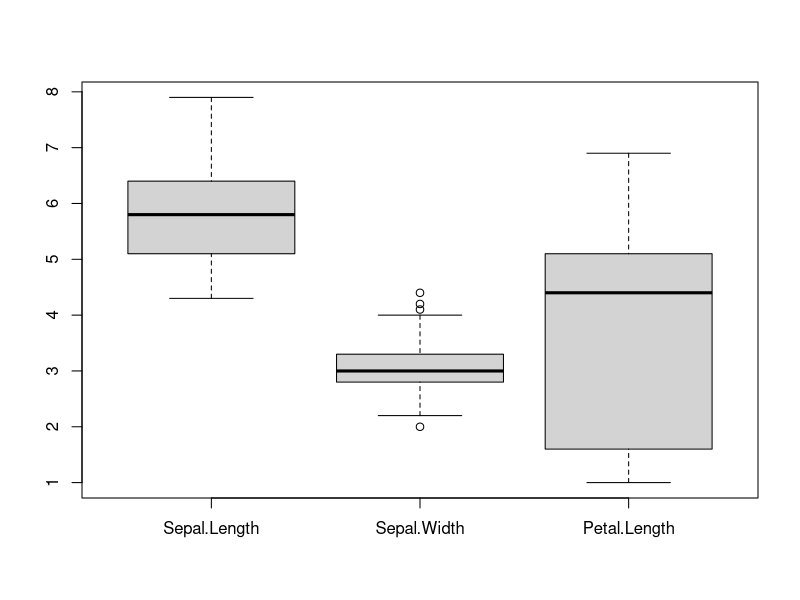
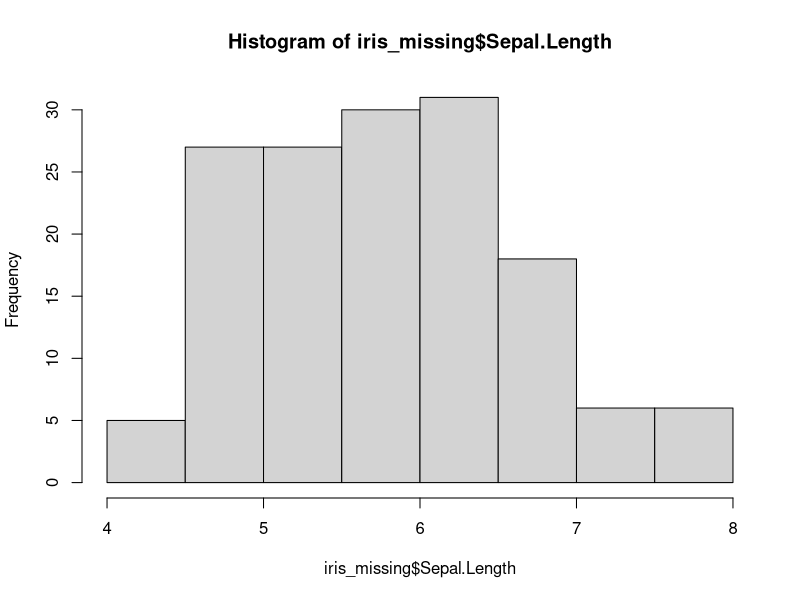
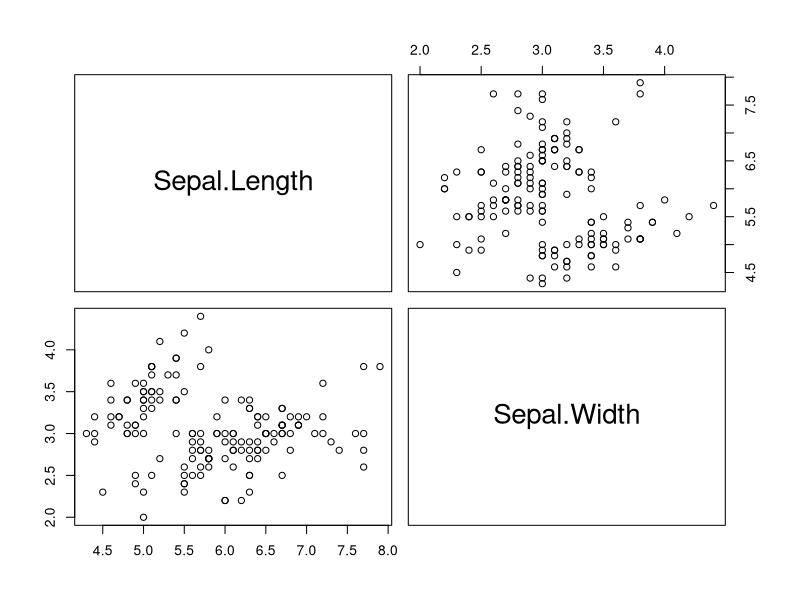
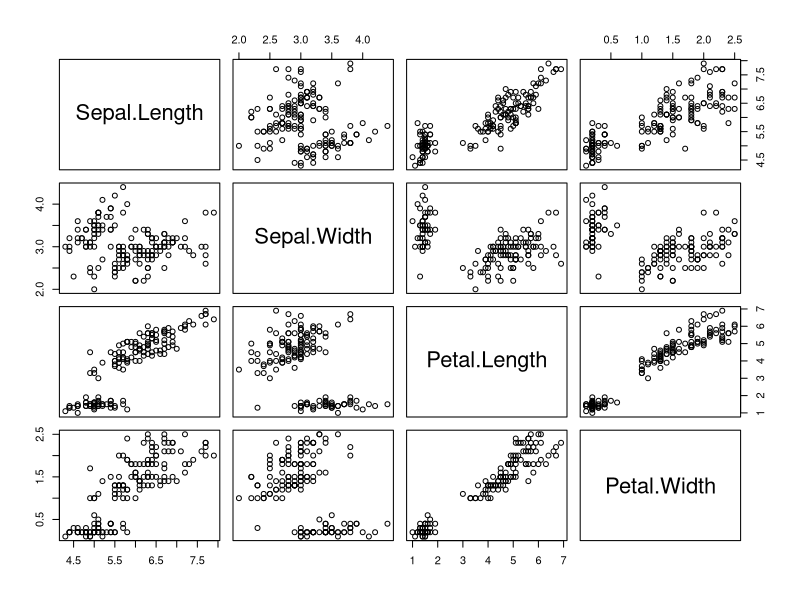

The R script that drew these images, in order:
avector<-c(1,2,3,4)
c
print(c)
second<-avector[2]
second
names(avector)<-c("first","second","third","fourth")
avector
typeof(avector)
avector[2]<-"E"
avector["second"]
avector[2]<-22
avector["second"]


my.lst <- list(34453, c("khasha", "Dehnad"), c(14.3,12,15,19))
my.lst
my.lst[2:3]
is.list(my.lst[2:3])
my.lst[2]
is.list(my.lst[2])
element2<-my.lst[[2]]
element2
is.list(element2)
is.vector(element2)
typeof(element2)
last_name<-my.lst[[2]][2]
last_name


data()



data(iris)
View(iris)
iris[2,3]
iris[4,3]
iris[,3]
iris[4,]
iris[10:15,3]
iris[10:15,1:3]

iris[c(3,5,10),c(3,2,4)]

tridcol_allrows<-iris[,-3]
tridcol_allrows
iris[3,]

subset2<-iris[c(T,F),c(2,3,4)]
subset2


mmnorm<-function(x,minx,maxx)
{z<-((x-minx)/(maxx-minx))
return(z)
}


mmnorm2<-function(x)
{z<-((x-min(x))/(max(x)-min(x)))
return(z)
}


myvector<-1:20
mmnorm2(myvector)

myvector<-1:20
mmnorm(myvector,min(myvector),max(myvector))


myvector<-1:20
maxx<-20
minx<-1
mmnorm4<-function(x)
{
  minx<-10
  z<-((x-minx)/(maxx-minx))
  y<-list(z,minx,maxx)
  return(y)
}
results<-mmnorm4(myvector)
results

results[[1]][2:10]

mmnorm4<-function(x)
{
  z<-((x-minx)/(maxx-minx))
  y<-list(z,minx,maxx)
  return(y)
}
results<-mmnorm4(myvector)
results




f_print<-function(x1,x2,x3,x4,x5)
{
  print(c('value of x1',x1))
  print(c('value of x2',x2))
  print(c('value of x3',x3))
  print(c('value of x4',x4))
  print(c('value of x5',x5))
}

f_print(1,2,3,4,5)


f_print(x2=10,x5=5,3,2,1)


data(iris)
length(iris)
nrow(iris)
iris_missing<-iris
View(iris_missing)
iris_missing[c(3,30,40),3]
iris_missing[c(3,30,40),3]<-NA
iris_missing[c(3,30,40),3]
summary(iris_missing)
boxplot(iris_missing[1:3])
hist(iris_missing$Sepal.Length)
pairs(iris_missing[1:2])
pairs(iris_missing[1:4])









